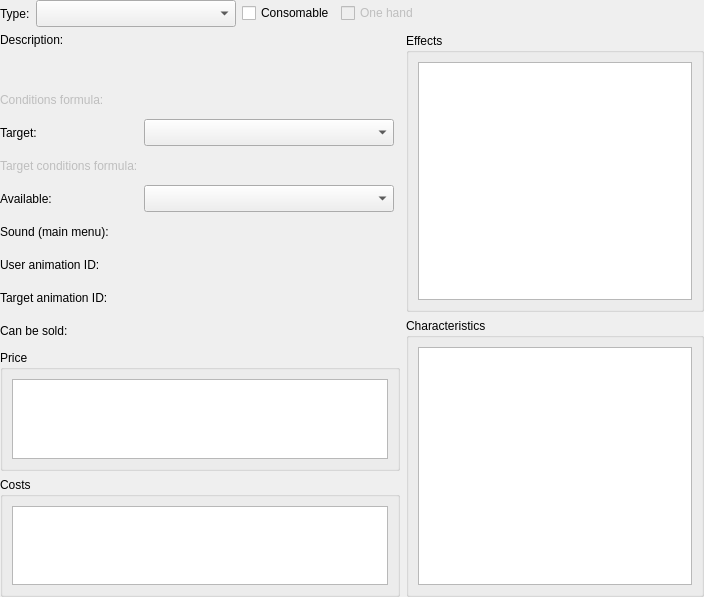
<?xml version="1.0" encoding="UTF-8"?>
<ui version="4.0">
 <class>PanelDatasCommonSkillItem</class>
 <widget class="QWidget" name="PanelDatasCommonSkillItem">
  <property name="geometry">
   <rect>
    <x>0</x>
    <y>0</y>
    <width>704</width>
    <height>597</height>
   </rect>
  </property>
  <property name="windowTitle">
   <string>Form</string>
  </property>
  <layout class="QGridLayout" name="gridLayout_5">
   <property name="leftMargin">
    <number>0</number>
   </property>
   <property name="topMargin">
    <number>0</number>
   </property>
   <property name="rightMargin">
    <number>0</number>
   </property>
   <property name="bottomMargin">
    <number>0</number>
   </property>
   <item row="0" column="0">
    <layout class="QVBoxLayout" name="verticalLayout_3" stretch="0,1">
     <item>
      <layout class="QHBoxLayout" name="horizontalLayout" stretch="0,0,0,0,1,0">
       <item>
        <widget class="QLabel" name="labelType">
         <property name="text">
          <string>Type:</string>
         </property>
        </widget>
       </item>
       <item>
        <widget class="QComboBox" name="comboBoxType">
         <property name="minimumSize">
          <size>
           <width>200</width>
           <height>27</height>
          </size>
         </property>
         <property name="maximumSize">
          <size>
           <width>200</width>
           <height>27</height>
          </size>
         </property>
        </widget>
       </item>
       <item>
        <widget class="QCheckBox" name="checkBoxConsumable">
         <property name="text">
          <string>Consomable</string>
         </property>
        </widget>
       </item>
       <item>
        <widget class="QCheckBox" name="checkBoxOneHand">
         <property name="enabled">
          <bool>false</bool>
         </property>
         <property name="text">
          <string>One hand</string>
         </property>
        </widget>
       </item>
       <item>
        <spacer name="horizontalSpacer">
         <property name="orientation">
          <enum>Qt::Horizontal</enum>
         </property>
         <property name="sizeHint" stdset="0">
          <size>
           <width>38</width>
           <height>20</height>
          </size>
         </property>
        </spacer>
       </item>
       <item>
        <widget class="WidgetIcon" name="widgetIcon" native="true">
         <property name="minimumSize">
          <size>
           <width>0</width>
           <height>0</height>
          </size>
         </property>
         <property name="maximumSize">
          <size>
           <width>16777215</width>
           <height>16777215</height>
          </size>
         </property>
        </widget>
       </item>
      </layout>
     </item>
     <item>
      <layout class="QHBoxLayout" name="horizontalLayout_2" stretch="0,1">
       <item>
        <layout class="QVBoxLayout" name="verticalLayout_2" stretch="0,1,1">
         <item>
          <layout class="QGridLayout" name="gridLayout_4">
           <item row="1" column="0" rowspan="2" colspan="3">
            <widget class="WidgetTextLang" name="widgetTextLangDescription" native="true">
             <property name="minimumSize">
              <size>
               <width>0</width>
               <height>27</height>
              </size>
             </property>
             <property name="maximumSize">
              <size>
               <width>16777215</width>
               <height>27</height>
              </size>
             </property>
            </widget>
           </item>
           <item row="8" column="1" colspan="2">
            <widget class="PanelPrimitiveValue" name="panelPrimitiveValueAnimationUser" native="true">
             <property name="enabled">
              <bool>true</bool>
             </property>
             <property name="minimumSize">
              <size>
               <width>250</width>
               <height>27</height>
              </size>
             </property>
             <property name="maximumSize">
              <size>
               <width>250</width>
               <height>27</height>
              </size>
             </property>
            </widget>
           </item>
           <item row="7" column="1" colspan="2">
            <widget class="WidgetSong" name="widgetSongSound" native="true">
             <property name="enabled">
              <bool>true</bool>
             </property>
             <property name="minimumSize">
              <size>
               <width>250</width>
               <height>27</height>
              </size>
             </property>
             <property name="maximumSize">
              <size>
               <width>250</width>
               <height>27</height>
              </size>
             </property>
            </widget>
           </item>
           <item row="5" column="0">
            <widget class="QLabel" name="labelTargetConditions">
             <property name="enabled">
              <bool>false</bool>
             </property>
             <property name="text">
              <string>Target conditions formula:</string>
             </property>
            </widget>
           </item>
           <item row="3" column="0">
            <widget class="QLabel" name="labelConditions">
             <property name="enabled">
              <bool>false</bool>
             </property>
             <property name="text">
              <string>Conditions formula:</string>
             </property>
            </widget>
           </item>
           <item row="6" column="0">
            <widget class="QLabel" name="labelAvailable">
             <property name="text">
              <string>Available:</string>
             </property>
            </widget>
           </item>
           <item row="7" column="0">
            <widget class="QLabel" name="labelSound">
             <property name="enabled">
              <bool>true</bool>
             </property>
             <property name="text">
              <string>Sound (main menu):</string>
             </property>
            </widget>
           </item>
           <item row="10" column="0">
            <widget class="QLabel" name="labelCanBeSold">
             <property name="text">
              <string>Can be sold:</string>
             </property>
            </widget>
           </item>
           <item row="3" column="1">
            <widget class="PanelPrimitiveValue" name="panelPrimitiveValueConditions" native="true">
             <property name="enabled">
              <bool>false</bool>
             </property>
             <property name="minimumSize">
              <size>
               <width>250</width>
               <height>27</height>
              </size>
             </property>
             <property name="maximumSize">
              <size>
               <width>250</width>
               <height>27</height>
              </size>
             </property>
            </widget>
           </item>
           <item row="9" column="0">
            <widget class="QLabel" name="labelTargetAnimation">
             <property name="enabled">
              <bool>true</bool>
             </property>
             <property name="text">
              <string>Target animation ID:</string>
             </property>
            </widget>
           </item>
           <item row="9" column="1" colspan="2">
            <widget class="PanelPrimitiveValue" name="panelPrimitiveValueAnimationTarget" native="true">
             <property name="enabled">
              <bool>true</bool>
             </property>
             <property name="minimumSize">
              <size>
               <width>250</width>
               <height>27</height>
              </size>
             </property>
             <property name="maximumSize">
              <size>
               <width>250</width>
               <height>27</height>
              </size>
             </property>
            </widget>
           </item>
           <item row="5" column="1" colspan="2">
            <widget class="PanelPrimitiveValue" name="panelPrimitiveValueTargetConditions" native="true">
             <property name="enabled">
              <bool>false</bool>
             </property>
             <property name="minimumSize">
              <size>
               <width>250</width>
               <height>27</height>
              </size>
             </property>
             <property name="maximumSize">
              <size>
               <width>250</width>
               <height>27</height>
              </size>
             </property>
            </widget>
           </item>
           <item row="8" column="0">
            <widget class="QLabel" name="labelUserAnimation">
             <property name="enabled">
              <bool>true</bool>
             </property>
             <property name="text">
              <string>User animation ID:</string>
             </property>
            </widget>
           </item>
           <item row="6" column="1" colspan="2">
            <widget class="QComboBox" name="comboBoxAvailable">
             <property name="minimumSize">
              <size>
               <width>250</width>
               <height>27</height>
              </size>
             </property>
             <property name="maximumSize">
              <size>
               <width>250</width>
               <height>27</height>
              </size>
             </property>
            </widget>
           </item>
           <item row="4" column="0">
            <widget class="QLabel" name="labelTarget">
             <property name="text">
              <string>Target:</string>
             </property>
            </widget>
           </item>
           <item row="0" column="0">
            <widget class="QLabel" name="labelDescription">
             <property name="text">
              <string>Description:</string>
             </property>
            </widget>
           </item>
           <item row="4" column="1" colspan="2">
            <widget class="QComboBox" name="comboBoxTarget">
             <property name="minimumSize">
              <size>
               <width>250</width>
               <height>27</height>
              </size>
             </property>
             <property name="maximumSize">
              <size>
               <width>250</width>
               <height>27</height>
              </size>
             </property>
            </widget>
           </item>
           <item row="10" column="1">
            <widget class="PanelPrimitiveValue" name="panelPrimitiveCanBeSold" native="true">
             <property name="enabled">
              <bool>true</bool>
             </property>
             <property name="minimumSize">
              <size>
               <width>250</width>
               <height>27</height>
              </size>
             </property>
             <property name="maximumSize">
              <size>
               <width>250</width>
               <height>27</height>
              </size>
             </property>
            </widget>
           </item>
          </layout>
         </item>
         <item>
          <widget class="QGroupBox" name="groupBoxPrice">
           <property name="title">
            <string>Price</string>
           </property>
           <layout class="QGridLayout" name="gridLayout_6">
            <item row="1" column="0">
             <widget class="WidgetSuperTree" name="treeViewPrice"/>
            </item>
           </layout>
          </widget>
         </item>
         <item>
          <widget class="QGroupBox" name="groupBoxCosts">
           <property name="title">
            <string>Costs</string>
           </property>
           <layout class="QGridLayout" name="gridLayout_3">
            <item row="0" column="0">
             <widget class="WidgetSuperTree" name="treeViewCost"/>
            </item>
           </layout>
          </widget>
         </item>
        </layout>
       </item>
       <item>
        <layout class="QVBoxLayout" name="verticalLayout" stretch="1,1">
         <item>
          <widget class="QGroupBox" name="groupBoxEffects">
           <property name="title">
            <string>Effects</string>
           </property>
           <layout class="QGridLayout" name="gridLayout">
            <item row="0" column="0">
             <widget class="WidgetSuperTree" name="treeViewEffects"/>
            </item>
           </layout>
          </widget>
         </item>
         <item>
          <widget class="QGroupBox" name="groupBoxCharacteristics">
           <property name="title">
            <string>Characteristics</string>
           </property>
           <layout class="QGridLayout" name="gridLayout_2">
            <item row="0" column="0">
             <widget class="WidgetSuperTree" name="treeViewCharacteristics"/>
            </item>
           </layout>
          </widget>
         </item>
        </layout>
       </item>
      </layout>
     </item>
    </layout>
   </item>
  </layout>
 </widget>
 <customwidgets>
  <customwidget>
   <class>WidgetSuperTree</class>
   <extends>QTreeView</extends>
   <header>widgetsupertree.h</header>
  </customwidget>
  <customwidget>
   <class>PanelPrimitiveValue</class>
   <extends>QWidget</extends>
   <header>panelprimitivevalue.h</header>
   <container>1</container>
  </customwidget>
  <customwidget>
   <class>WidgetTextLang</class>
   <extends>QWidget</extends>
   <header>widgettextlang.h</header>
   <container>1</container>
  </customwidget>
  <customwidget>
   <class>WidgetSong</class>
   <extends>QWidget</extends>
   <header>widgetsong.h</header>
   <container>1</container>
  </customwidget>
  <customwidget>
   <class>WidgetIcon</class>
   <extends>QWidget</extends>
   <header>widgeticon.h</header>
   <container>1</container>
  </customwidget>
 </customwidgets>
 <resources/>
 <connections/>
</ui>
